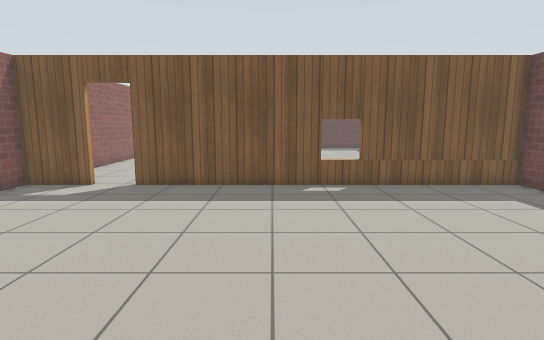
View 1 (above)

16 first-person views from a walk through a world built for the Gazebo simulator. The camera is 1.2 m above the floor, tilts 8° down and sees 80° across. The floor is counted in squares, 0.5 m on a side. Each view is taken from the middle of a square. On the plan, view 1 faces up. The plan holds only what a view shows up to about 19 squares ahead; the rest is blank. Gazebo's built-in surfaces are drawn with simple patterns.

View 2
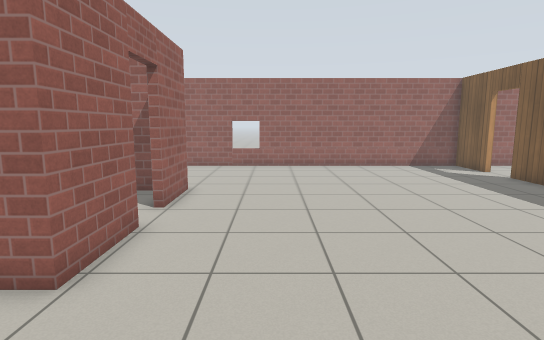

View 3
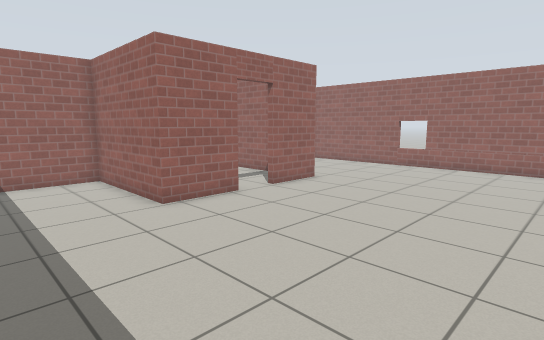

View 4
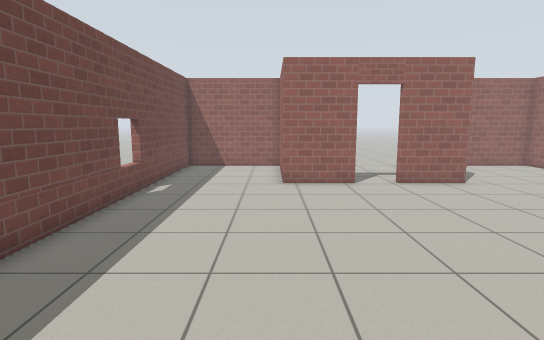

View 5
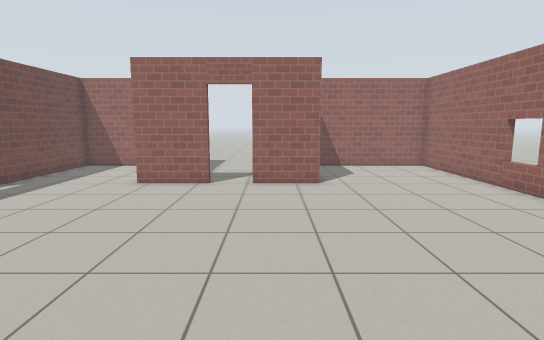

View 6
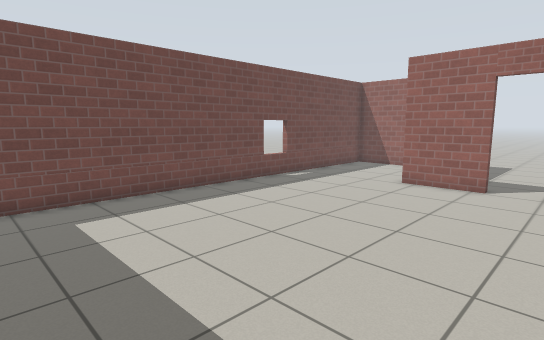

View 7
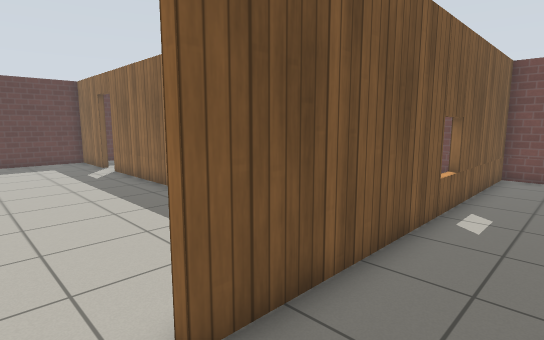

View 8
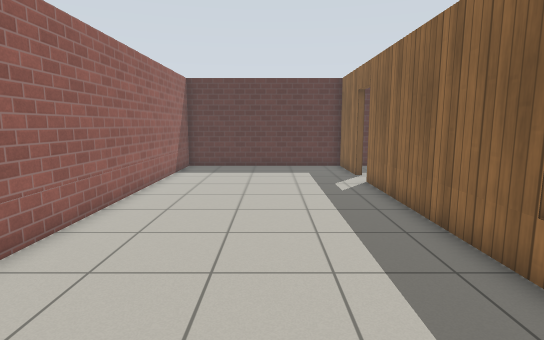

View 9
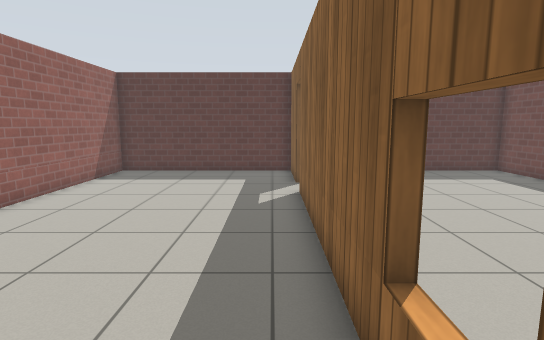

View 10
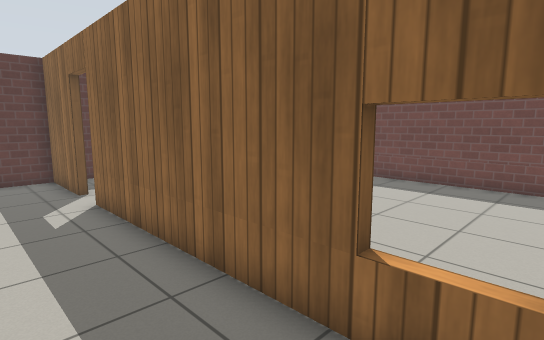

View 11
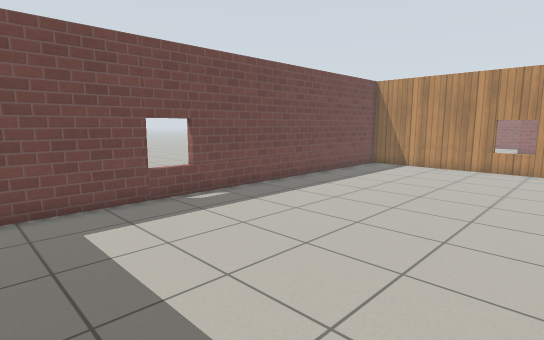

View 12
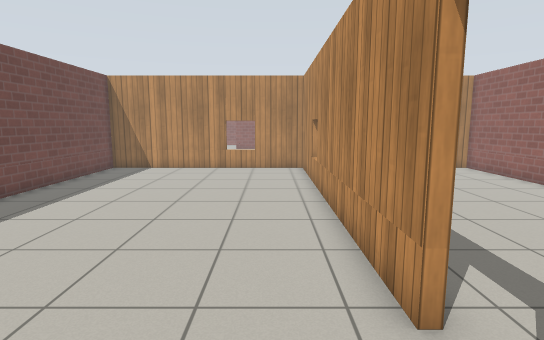

View 13
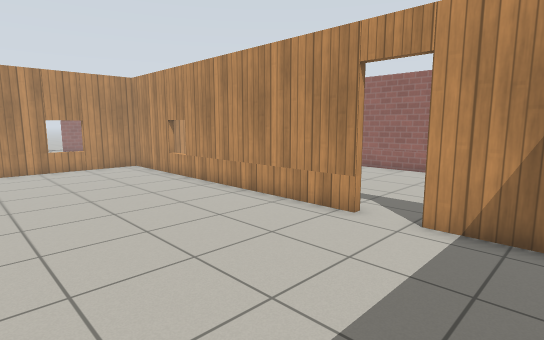

View 14
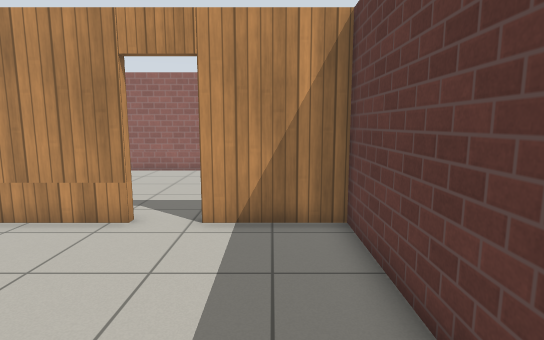

View 15
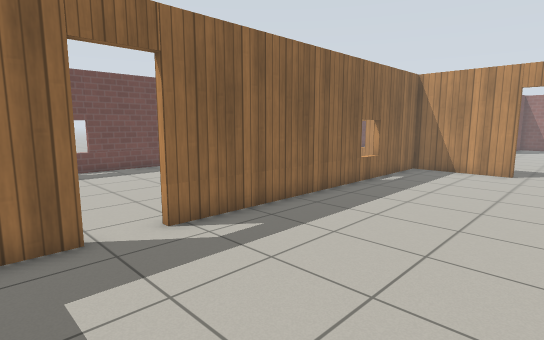

View 16
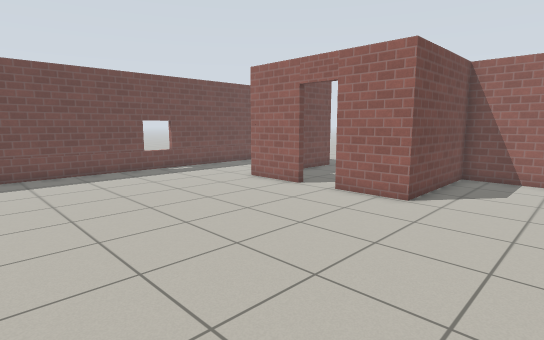

### Floor plan
Ten units are one square. View 1 is at (0, 0); x grows to the right and y downward. Boxes are objects, and circles mark ways between rooms. Rooms are numbered by the first view taken in them; rooms with no view inside come last. Other rooms are left out.
<svg viewBox="-103 -334 206 407">
<path fill="none" stroke="#000" d="M15 11 45 11 45 68 98 68 98 -128 -55 -128M-71 -128 -98 -128 -98 68 -30 68 -30 11 -1 11M-10 -293 -10 -329 -98 -329 -98 -131 -92 -131M-55 -131 -10 -131 -10 -275M-7 -275 -7 -131 98 -131 98 -329 -7 -329 -7 -293"/>
<circle cx="-65" cy="-130" r="3" fill="#2a7"/>
<circle cx="-10" cy="-285" r="3" fill="#2a7"/>
<text x="0" y="-40">1</text>
<text x="-60" y="-230">2</text>
<text x="40" y="-230">3</text>
</svg>
Room 1 opens to room 2. Room 2 opens to room 3.

Where each view was taken, in squares from view 1:
view 1: 0 up, 0 right, facing up
view 2: 2 up, 9 right, facing left
view 3: 8 up, 9 right, facing down-left
view 4: 12 up, 5 right, facing down
view 5: 12 up, 1 left, facing down
view 6: 12 up, 1 left, facing down-right
view 7: 10 up, 7 left, facing up-right
view 8: 14 up, 5 left, facing up
view 9: 16 up, 2 left, facing up
view 10: 17 up, 4 left, facing up-right
view 11: 32 up, 0 right, facing down-right
view 12: 31 up, 1 right, facing down
view 13: 32 up, 7 right, facing down-left
view 14: 31 up, 7 right, facing left
view 15: 31 up, 8 left, facing down-right
view 16: 9 up, 7 left, facing down-right
